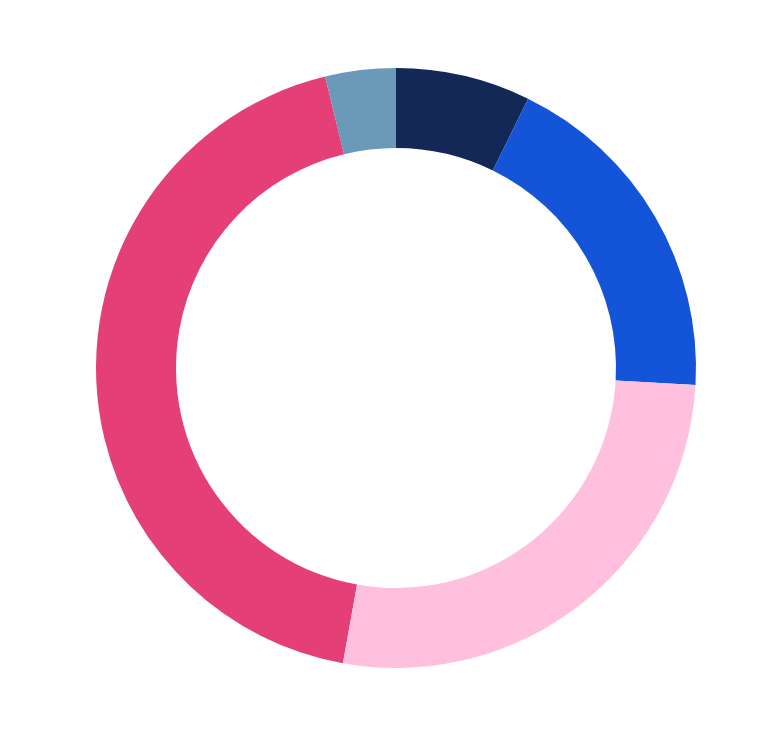

Describe this chart as a Vega-Lite specification.
### Vega-Lite specification from a JSON file in a GitHub repository (floating-point values rounded to 4 significant figures)
{"$schema": "https://vega.github.io/schema/vega-lite/v5.json", "background": "transparent", "width": 300, "height": 300, "data": {"values": [{"Region": "Europe", "Value": 7353741}, {"Region": "Africa", "Value": 1230061}, {"Region": "Americas", "Value": 3160960}, {"Region": "Asia", "Value": 4566511}, {"Region": "Oceania", "Value": 643561}]}, "transform": [{"joinaggregate": [{"op": "sum", "field": "Value", "as": "Total"}]}, {"calculate": "datum.Value / datum.Total", "as": "Percent"}, {"calculate": "format(datum.Percent, '.1%')", "as": "PercentLabel"}], "layer": [{"mark": {"type": "arc", "innerRadius": 110, "stroke": null}, "encoding": {"theta": {"field": "Value", "type": "quantitative", "stack": true}, "color": {"field": "Region", "type": "nominal", "scale": {"range": ["#132856", "#1354d9", "#ffc0de", "#e43f77", "#6a9ab7"]}, "legend": null}, "tooltip": [{"field": "Region", "type": "nominal"}, {"field": "Value", "type": "quantitative", "title": "Offences", "format": ",d"}, {"field": "Percent", "type": "quantitative", "title": "Share", "format": ".1%"}]}}, {"mark": {"type": "text", "fill": "white", "fontSize": 16, "radius": {"expr": "min(width, height)/2"}, "radiusOffset": 25, "stroke": "white", "strokeWidth": 0.25}, "encoding": {"theta": {"field": "Value", "type": "quantitative", "stack": true}, "text": {"field": "PercentLabel"}}}, {"mark": {"type": "text", "align": "center", "baseline": "middle", "fontSize": 16, "fill": "white", "lineBreak": "\n"}, "encoding": {"text": {"value": "Drug-related Offences\nby Region, 2023"}}}], "config": {"view": {"stroke": null}}}
